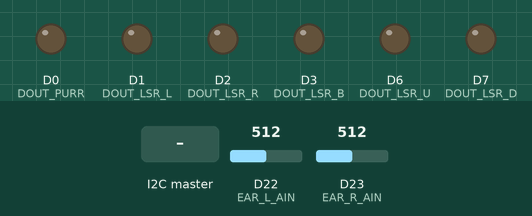
This sketch was run on a simulated Arduino Zero (SAMD21). On the bench: output pins drawn as LEDs (lit = HIGH). The test bench sets the inputs (shaded band); at power-on: D22 (EAR_L_AIN) = 512, D23 (EAR_R_AIN) = 512 (analog values on the 0–1023 scale).

Above: at 1.2 s.
1.3 s: the I2C master sends the byte 1
At 2.3 s:
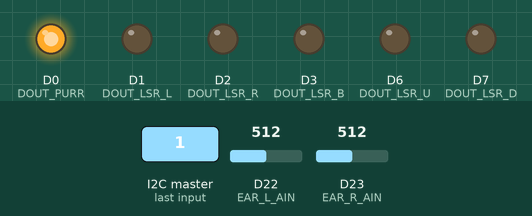
2.8 s: the I2C master sends the byte 2
At 3.4 s:
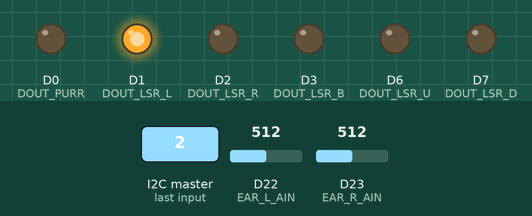
4.3 s: the I2C master sends the byte 90
At 5.5 s:
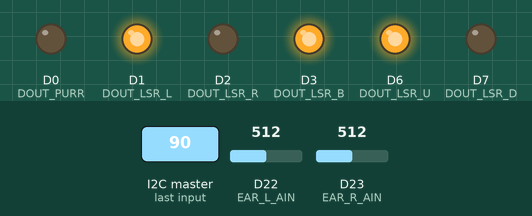
5.8 s: the I2C master sends the byte 200
At 6.9 s:
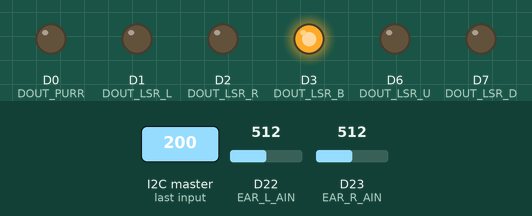
7.3 s: the I2C master sends the byte 0
At 8.0 s:
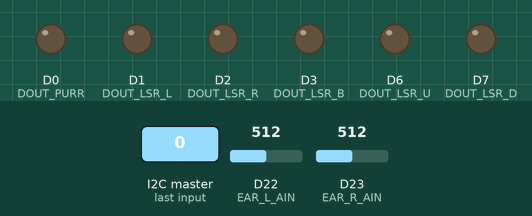
Timing chart, 0 to 9.8 s (numbered marks = the images above; inputs shaded):
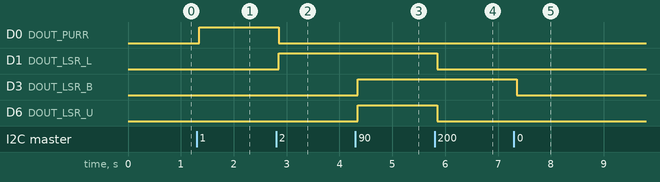

The sketch:

phoebot_sub1_sound.ino
```cpp
//-----------------------------------------------------------------------------
// PB3D - Follower Board - Digital Out and Sound Loc
// Author: Lloyd Fletcher
// Version: v0.3a
// Date Created: 23rd May 2021
// Date Edited: 10th Dec 2022
//-----------------------------------------------------------------------------
/*
TODO
*/
//-----------------------------------------------------------------------------

// Include Arduino Wire library for I2C
#include <Wire.h>

//---------------------------------------------------------------------------
// SENSOR SELECT
//#define EAR_GROVE
#define EAR_DFROB

#ifdef EAR_GROVE
  // 12bit = 1585 average with Grove mems mic
  int16_t LEnvAvgStd = 1585;
  // Pins for 'ears'
  #define EAR_L_AIN A7
  #define EAR_R_AIN A9
#endif

#ifdef EAR_DFROB
  // 12bit = 1845 average with DFRobot Fermion Mic
  // 10bit = 460 average with DFRobot Fermion Mic
  int16_t LEnvAvgStd = 1845;
  // Pins for 'ears'
  #define EAR_L_AIN A8
  #define EAR_R_AIN A9
#endif

//---------------------------------------------------------------------------
// I2C VARS
// Define follower I2C Address
//#define ADDR_MAINBOARD 0x12
#define ADDR_FOLLBOARD 0x11

// Digital pins for output
#define DOUT_PURR  0
#define DOUT_LSR_L 1
#define DOUT_LSR_R 2
#define DOUT_LSR_B 3
#define DOUT_LSR_U 6
#define DOUT_LSR_D 7

// Byte to receive from main board
byte recByte = B00000000;

//---------------------------------------------------------------------------
// SOUND LOC/EAR VARS
// Codes for ear state
#define EAR_MODE_ENVSAMP 0
#define EAR_MODE_SNDLOC 1

#define EAR_COM_NOSOUND 0
#define EAR_COM_FORWARD 1
#define EAR_COM_LEFT 2
#define EAR_COM_RIGHT 3
#define EAR_COM_SENV 4

// Mode 0 = sample environment
// Mode 1 = locate sound
uint8_t modeFlag = 0;

// Variables for sound location code
// 0: no sound
// 1: forward -> sound but uncertain direction
// 2: left
// 3: right
byte earState = 0; // byte to send

uint16_t sampInterval = 10;
uint32_t sampLastTime = 0;
uint16_t numEnvSamples = 100;
uint32_t LEnvSum = 0, REnvSum = 0;
int16_t envSampInd = 0;
int16_t LEnvAvg = LEnvAvgStd, REnvAvg = LEnvAvgStd;
int16_t LEnvDiffSum = 0, REnvDiffSum = 0;
int16_t LEnvSD = 0, REnvSD = 0;

bool foundSoundBoth = false;
int32_t soundLRTimeDiff = 0;

bool foundSoundL = false, foundSoundR = false;
uint32_t soundLTimeStamp = 0, soundRTimeStamp = 0;
int16_t soundL = 0, soundR = 0;
int16_t soundLOffset = 500, soundROffset = 500;

uint32_t earResetTime = 500;
uint32_t earPrevResetTime = 0;

int16_t soundLUpper = LEnvAvg + soundLOffset;
int16_t soundRUpper = REnvAvg + soundROffset;
int16_t soundLLower = LEnvAvg - soundLOffset;
int16_t soundRLower = REnvAvg - soundROffset;
int16_t timeDiffMinMUS = 75, timeDiffMaxMUS = 400;

uint32_t tStart = 0, tEnd = 0;
uint32_t tElapsed = 0;
uint16_t numSamples = 1000;
int16_t sampVal = 0;

byte prevByte = B00000000;

//---------------------------------------------------------------------------
// SETUP
void setup(){
  // Initialize I2C communications
  Wire.begin(ADDR_FOLLBOARD);
  // Function to run when data received from leader
  Wire.onReceive(receiveEvent);
  Wire.onRequest(requestEvent);

  // Setup Serial Monitor
  Serial.begin(115200);

  // Setup Digital Output Pins
  pinMode(DOUT_PURR,OUTPUT);
  pinMode(DOUT_LSR_L,OUTPUT);
  pinMode(DOUT_LSR_R,OUTPUT);
  pinMode(DOUT_LSR_B,OUTPUT);
  pinMode(DOUT_LSR_U,OUTPUT);
  pinMode(DOUT_LSR_D,OUTPUT);
  // Set all pins low
  digitalWrite(DOUT_PURR,LOW);
  digitalWrite(DOUT_LSR_L,LOW);
  digitalWrite(DOUT_LSR_R,LOW);
  digitalWrite(DOUT_LSR_B,LOW);
  digitalWrite(DOUT_LSR_U,LOW);
  digitalWrite(DOUT_LSR_D,LOW);

  // Set the analog read resolution for SAMD51
  analogReadResolution(12);

  /*
  delay(2000);
  Serial.println();
  Serial.println("----------------------------------------");
  Serial.println("SETUP DEBUG");
  */
}

//---------------------------------------------------------------------------
// MAIN LOOP
void loop(){
  //---------------------------------------------------------------------------
  // DIGITAL OUTPUTS
  //---------------------------------------------------------------------------
  // Vibration Motor - Purring
  if((recByte & B00000001) == B00000001){
    digitalWrite(DOUT_PURR,HIGH);
  }
  else{
    digitalWrite(DOUT_PURR,LOW);
  }
  // Left Laser Sensor
  if((recByte & B00000010) == B00000010){
    digitalWrite(DOUT_LSR_L,HIGH);
  }
  else{
    digitalWrite(DOUT_LSR_L,LOW);
  }
  // Right Laser Sensor
  if((recByte & B00000100) == B00000100){
    digitalWrite(DOUT_LSR_R,HIGH);
  }
  else{
    digitalWrite(DOUT_LSR_R,LOW);
  }
  // Bottom Laser Sensor
  if((recByte & B00001000) == B00001000){
    digitalWrite(DOUT_LSR_B,HIGH);
  }
  else{
    digitalWrite(DOUT_LSR_B,LOW);
  }
  // Up Laser Sensor
  if((recByte & B00010000) == B00010000){
    digitalWrite(DOUT_LSR_U,HIGH);
  }
  else{
    digitalWrite(DOUT_LSR_U,LOW);
  }
  // Down Laser Sensor
  if((recByte & B00100000) == B00100000){
    digitalWrite(DOUT_LSR_D,HIGH);
  }
  else{
    digitalWrite(DOUT_LSR_D,LOW);
  }

  //---------------------------------------------------------------------------
  // SOUND LOCATION
  //---------------------------------------------------------------------------
  // HACK: for some reason the recByte keeps being set to 255 (B11111111)
  // So we ignore this case here to prevent errors
  if((recByte != B11111111) && ((recByte & B01000000) == B01000000)){
    modeFlag = EAR_MODE_ENVSAMP;
  }

  if(modeFlag == EAR_MODE_SNDLOC){
    locSound();
  }
  else{
    sampleEnv();
  }

  //tttttttttttttttttttttttttttttttttttttttttttttttt
  // TIMING CODE
  /*
  tStart = micros();
  for(int i=0; i<numSamples; i++) {
    foundSoundL = true;
    locSound();
  }
  tEnd = micros();
  tElapsed = tEnd - tStart;
  float tAvgMicroS = float(tElapsed)/float(numSamples);
  float tAvgS = tAvgMicroS/1000000.0;
  float freqAvg = 1.0/tAvgS;

  Serial.print("Avg. Time per Sample: ");
  Serial.print(tAvgMicroS);
  Serial.println(" us");
  Serial.print("Avg. Frequency: ");
  Serial.print(freqAvg);
  Serial.println(" Hz");
  Serial.println();
  delay(5000);
  */
  //tttttttttttttttttttttttttttttttttttttttttttttttt

}

//---------------------------------------------------------------------------
// FUNCTIONS - I2C COMMS
void receiveEvent(int numBytes) {
  recByte = Wire.read();
}

void requestEvent() {
  Wire.write(earState);
}

//---------------------------------------------------------------------------
// FUNCTIONS - SOUND LOCATION
void sampleEnv(){
  earState = EAR_COM_SENV;

  if((millis()-sampLastTime)>sampInterval){
    sampLastTime = millis();
    int16_t LSamp = analogRead(EAR_L_AIN);
    int16_t RSamp = analogRead(EAR_R_AIN);
    //int16_t RSamp = 0;

    // Sum of values to calculate average
    LEnvSum = LEnvSum + LSamp;
    REnvSum = REnvSum + RSamp;

    // Difference to prelim average for SD calc
    LEnvDiffSum = LEnvDiffSum + abs(LEnvAvg - LSamp);
    REnvDiffSum = REnvDiffSum + abs(REnvAvg - RSamp);

    envSampInd++;
  }

  if(envSampInd >= numEnvSamples){
    envSampInd = 0;
    modeFlag = EAR_MODE_SNDLOC;
    earState = EAR_COM_NOSOUND;

    LEnvAvg = int(float(LEnvSum)/float(numEnvSamples));
    REnvAvg = int(float(REnvSum)/float(numEnvSamples));
    LEnvSD = int(float(LEnvDiffSum)/float(numEnvSamples));
    REnvSD = int(float(REnvDiffSum)/float(numEnvSamples));

    if(6*LEnvSD >= soundLOffset){soundLOffset = 6*LEnvSD;}
    if(6*REnvSD >= soundROffset){soundROffset = 6*REnvSD;}

    soundLUpper = LEnvAvg + soundLOffset;
    soundRUpper = REnvAvg + soundROffset;
    soundLLower = LEnvAvg - soundLOffset;
    soundRLower = REnvAvg - soundROffset;
    /*
    Serial.println();
    Serial.println("----------------------------------------");
    Serial.println("EAR-ENVSAMP");
    Serial.print("L Sum: ");
    Serial.print(LEnvSum);
    Serial.print(" , ");
    Serial.print("R Sum: ");
    Serial.println(REnvSum);
    Serial.print("L Avg: ");
    Serial.print(LEnvAvg);
    Serial.print(" , ");
    Serial.print("R Avg: ");
    Serial.println(REnvAvg);
    Serial.print("L SD: ");
    Serial.print(LEnvSD);
    Serial.print(" , ");
    Serial.print("R SD: ");
    Serial.println(REnvSD);
    Serial.print("L 6xSD: ");
    Serial.print(6*LEnvSD);
    Serial.print(" , ");
    Serial.print("R 6xSD: ");
    Serial.println(6*REnvSD);
    */
    // Reset environment calc sums
    LEnvSum = 0, REnvSum = 0;
    LEnvDiffSum = 0, REnvDiffSum = 0;
  }
}

void locSound(){
  if(!foundSoundL){
    soundL = analogRead(EAR_L_AIN);
    if(((soundL > soundLUpper) || (soundL < soundLLower))){
      soundLTimeStamp = micros();
      foundSoundL = true;
    }
  }

  if(!foundSoundR){
    soundR = analogRead(EAR_R_AIN);
    if(!foundSoundR && ((soundR > soundRUpper) || (soundR < soundRLower))){
      soundRTimeStamp = micros();
      foundSoundR = true;
    }
  }

  if(foundSoundL && foundSoundR){
    foundSoundBoth = true;
    soundLRTimeDiff = soundLTimeStamp - soundRTimeStamp;

    if(abs(soundLRTimeDiff) > timeDiffMaxMUS){
      // if greater than max time then this is a reflection
      earState = EAR_COM_FORWARD;
    }
    else if(soundLRTimeDiff >= timeDiffMinMUS){
      // if positive the right first
      earState = EAR_COM_RIGHT;
    }
    else if(soundLRTimeDiff <= -timeDiffMinMUS){
      // if negative, then left first
      earState = EAR_COM_LEFT;
    }
    else{
      // if in the uncertainty range then go forward
      earState = EAR_COM_FORWARD;
    }
  }
  else if(foundSoundL || foundSoundR){
    if(foundSoundL){
      earState = EAR_COM_LEFT;
    }
    else if(foundSoundR){
      earState = EAR_COM_RIGHT;
    }
    else{
      // If only one ear is tripped then go forward
      earState = EAR_COM_FORWARD;
    }
  }
  else{
    earState = EAR_COM_NOSOUND;
  }

  if((millis()-earPrevResetTime) > earResetTime){
    earPrevResetTime = millis();

    /*
    Serial.print("STATE: ");
    Serial.print(earState);
    Serial.print(", FL: ");
    Serial.print(foundSoundL);
    Serial.print(", FR: ");
    Serial.print(foundSoundR);
    Serial.print(", TDiff: ");
    Serial.print(soundLRTimeDiff);
    Serial.print(", M: ");
    if(_earState==EAR_COM_FORWARD){Serial.print("F");}
    else if(_earState==EAR_COM_LEFT){Serial.print("L");}
    else if(_earState==EAR_COM_RIGHT){Serial.print("R");}
    else if(_earState==EAR_COM_SENV){Serial.print("E");}
    else{Serial.print("N");}
    Serial.println();
    */
    // Reset Vars
    foundSoundBoth = false;
    foundSoundL = false;
    foundSoundR = false;
    soundLTimeStamp = 0;
    soundRTimeStamp = 0;
    soundLRTimeDiff = 0;
  }
}
```

Measured:
- after the input at 1.3 s, D0 (DOUT_PURR): LOW → HIGH after 0.05 s
- after the input at 2.8 s, D0 (DOUT_PURR): HIGH → LOW after 0.05 s; D1 (DOUT_LSR_L): LOW → HIGH after 0.05 s
- after the input at 4.3 s, D3 (DOUT_LSR_B), D6 (DOUT_LSR_U): LOW → HIGH after 0.05 s
- after the input at 5.8 s, D1 (DOUT_LSR_L), D6 (DOUT_LSR_U): HIGH → LOW after 0.05 s
- after the input at 7.3 s, D3 (DOUT_LSR_B): HIGH → LOW after 0.05 s
